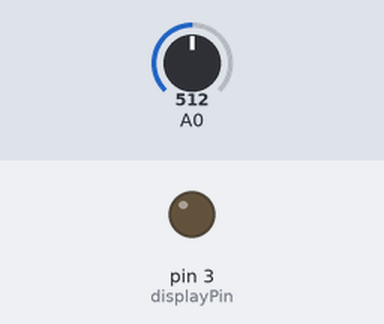
Simulated run of this sketch. Board: Arduino Uno, built with avr-gcc and run on an emulated ATmega328P. Parts: output pins drawn as LEDs (lit = HIGH). The inputs (shaded band) are chosen by the test bench; at power-on: A0 = 512.

Above: at 1.2 s.
1.3 s: A0 set to 316
2.8 s: A0 set to 294
At 3.2 s:
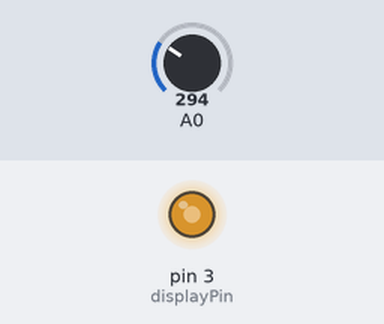
Timing chart, 0 to 5.8 s (numbered marks = the images above; inputs shaded):
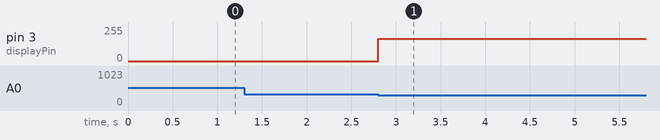

Measured:
- the behaviour switches between 307 and 306 on A0 (found by bisection; images 0 and 1)
- after the input at 1.3 s, every drawn part: stays the same
- after the input at 2.8 s, pin 3 (displayPin): 0/255 → 167/255 at once

The sketch:

TEST_CODE_1.ino
```cpp
int displayPin = 3;

void setup() {
  pinMode(displayPin,OUTPUT);
}

void loop() {
  int sensorValue = analogRead(A0);

  float voltage = sensorValue * (5.0 / 1023.0);

  Serial.println(voltage);

  if (voltage < 1.5) {
    analogWrite(displayPin,167);
  }

  else {analogWrite(displayPin,0);}
  delay(5);
}
```
